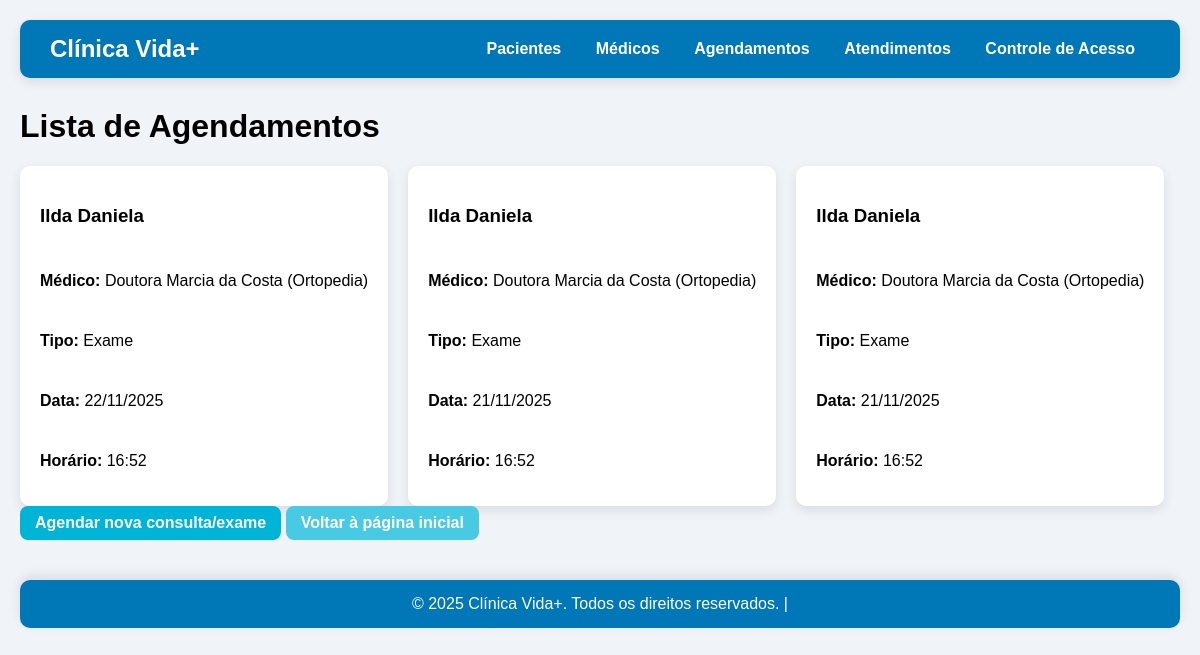
Page /agendamentos on the earlier database version.
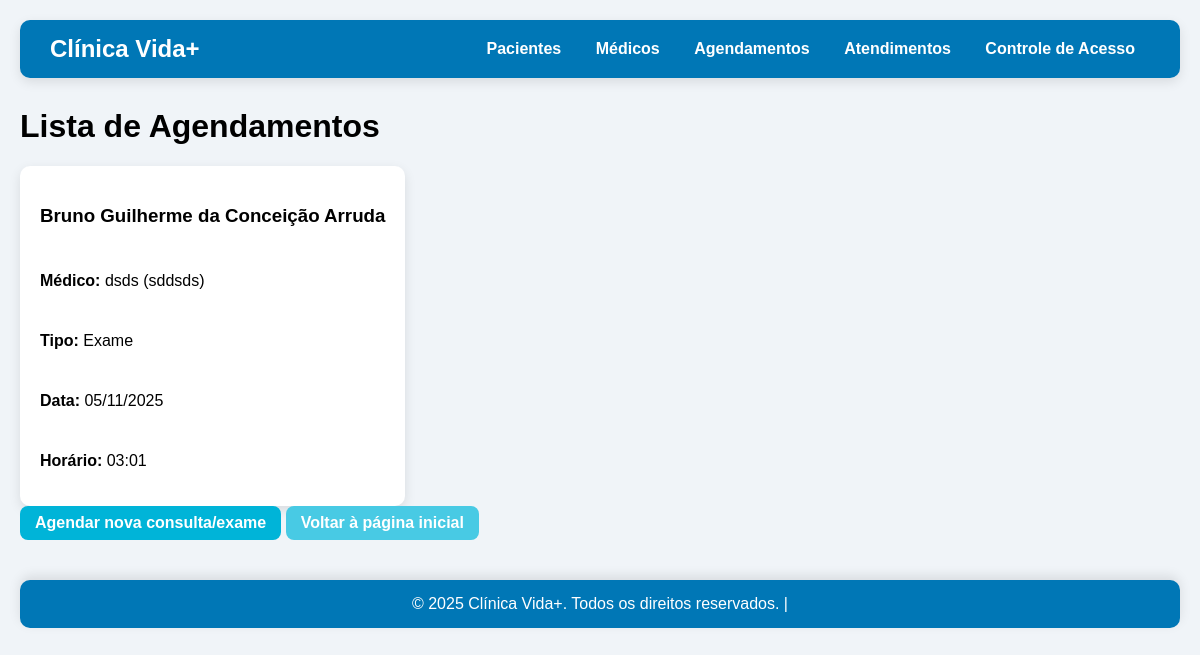
Same page on the later database version.
### app.py (models this page shows)
class Agendamento(db.Model):
    id = db.Column(db.Integer, primary_key=True)
    paciente_id = db.Column(db.Integer, db.ForeignKey('paciente.id'), nullable=False)
    medico_id = db.Column(db.Integer, db.ForeignKey('medico.id'), nullable=False)
    tipo = db.Column(db.String(50), nullable=False)
    data = db.Column(db.Date, nullable=False)
    hora = db.Column(db.String(10), nullable=False)

class Paciente(db.Model):
    id = db.Column(db.Integer, primary_key=True)
    nome = db.Column(db.String(100), nullable=False)
    idade = db.Column(db.Integer, nullable=False)
    telefone = db.Column(db.String(20), nullable=False)
    rg = db.Column(db.String(20))
    cpf = db.Column(db.String(20))
    pagamentos_em_dia = db.Column(db.Boolean, default=True)
    atendimentos = db.relationship('Atendimento', backref='paciente', lazy=True, cascade="all, delete")
    agendamentos = db.relationship('Agendamento', backref='paciente', lazy=True, cascade="all, delete")
    pagamentos = db.relationship('Pagamento', backref='paciente', lazy=True, cascade="all, delete")

class Medico(db.Model):
    id = db.Column(db.Integer, primary_key=True)
    nome = db.Column(db.String(100), nullable=False)
    especialidade = db.Column(db.String(100), nullable=False)
    crm = db.Column(db.String(20), nullable=False)
    telefone = db.Column(db.String(20))
    disponivel = db.Column(db.Boolean, default=True)
    agendamentos = db.relationship('Agendamento', backref='medico', lazy=True, cascade="all, delete")

### app.py (the view)
@app.route('/agendamentos')
def agendamentos():
    agendamentos = Agendamento.query.order_by(Agendamento.data.desc()).all()
    return render_template('agendamentos.html', agendamentos=agendamentos)

### templates/agendamentos.html
{% extends "base.html" %}
{% block content %}
<h1>Lista de Agendamentos</h1>
<div class="cards-container">
    {% for agendamento in agendamentos %}
    <div class="card paciente-card">
        <h3>{{ agendamento.paciente.nome }}</h3>
        <p><strong>Médico:</strong> {{ agendamento.medico.nome }} ({{ agendamento.medico.especialidade }})</p>
        <p><strong>Tipo:</strong> {{ agendamento.tipo }}</p>
        <p><strong>Data:</strong> {{ agendamento.data.strftime('%d/%m/%Y') }}</p>
        <p><strong>Horário:</strong> {{ agendamento.hora }}</p>
    </div>
    {% endfor %}
</div>
<a href="{{ url_for('agendar') }}" class="btn">Agendar nova consulta/exame</a>
<a href="{{ url_for('index') }}" class="btn btn-voltar">Voltar à página inicial</a>
{% endblock %}

Differences in the rows shown:
removed Agendamento: paciente.nome "Ilda Daniela", medico.nome "Doutora Marcia da Costa", medico.especialidade "Ortopedia", tipo "Exame", data "22/11/2025", hora "16:52"
removed Agendamento: paciente.nome "Ilda Daniela", medico.nome "Doutora Marcia da Costa", medico.especialidade "Ortopedia", tipo "Exame", data "21/11/2025", hora "16:52"
changed Agendamento "Exame": paciente.nome "Ilda Daniela" → "Bruno Guilherme da Conceição Arruda"; medico.nome "Doutora Marcia da Costa" → "dsds"; medico.especialidade "Ortopedia" → "sddsds"; data "21/11/2025" → "05/11/2025"; hora "16:52" → "03:01"
